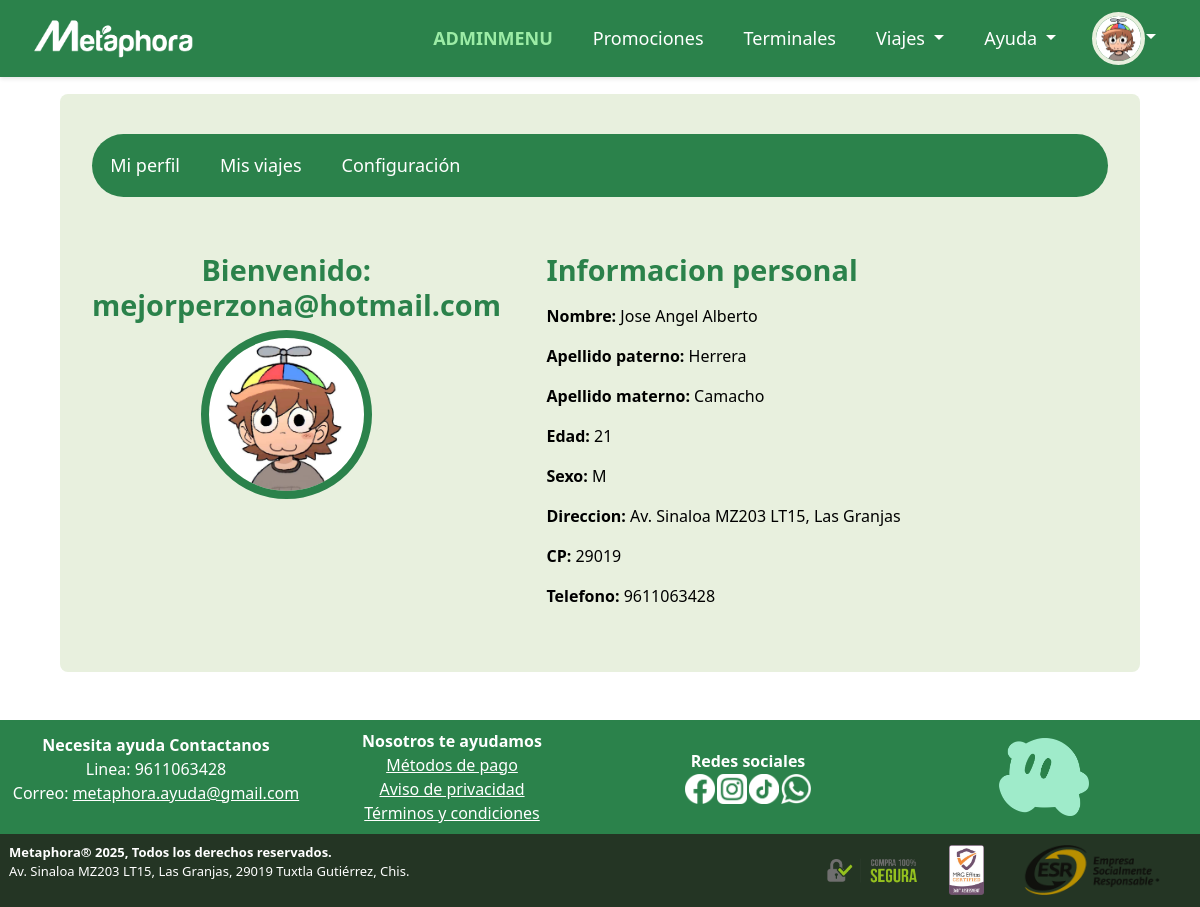
/index.php?p=MiPerfil (signed in), run on the app's committed database.
### tables this page shows
CREATE TABLE IF NOT EXISTS `usuarios` (
  `IdUsuario` int NOT NULL AUTO_INCREMENT,
  `Username` varchar(100) DEFAULT NULL,
  `Password` varchar(255) DEFAULT NULL,
  `FotoPerfil` varchar(255) DEFAULT NULL,
  `IdRol` int DEFAULT NULL,
  `IdEmpleado` int DEFAULT NULL,
  `Nombre` varchar(30) DEFAULT NULL,
  `Paterno` varchar(30) DEFAULT NULL,
  `Materno` varchar(30) DEFAULT NULL,
  `Edad` int DEFAULT NULL,
  `Sexo` char(1) DEFAULT NULL,
  `Pais` int DEFAULT NULL,
  `Estado` int DEFAULT NULL,
  `Municipio` int DEFAULT NULL,
  `Direccion` varchar(255) DEFAULT NULL,
  `CP` varchar(10) DEFAULT NULL,
  `Telefono` varchar(15) DEFAULT NULL,
  PRIMARY KEY (`IdUsuario`),
  UNIQUE KEY `Username` (`Username`),
  KEY `IdRol` (`IdRol`),
  KEY `IdEmpleado` (`IdEmpleado`),
  KEY `Pais` (`Pais`),
  KEY `Estado` (`Estado`),
  KEY `Municipio` (`Municipio`)
);

### controller/perfilescontroller.php (called while the page is built, shortened)
<?php
require_once("model/perfilesmodel.php");
class perfilescontroller{
    public static function MiPerfil()
    {
        $perfilesmodel=new Usuarios();
        $data = $perfilesmodel->mostrarUsuarios();
        require_once("view/Perfil/MiPerfil.php");
    }
}
?>

### model/perfilesmodel.php (called while the page is built, shortened)
<?php
class Usuarios{
    private $listaUsuario;
    public function __construct() {
        $this->listaUsuario = array();
    }
    public function mostrarUsuarios(){
        $Username = $_SESSION['Username'];
        $cnn=new Conexion();
        $consulta="SELECT * FROM usuarios WHERE Username = '$Username'";
        $resultado = $cnn->prepare($consulta);
        $resultado->execute();
        while ($row = $resultado->fetchAll(PDO::FETCH_ASSOC)) {
            $this->listaUsuario[]=$row;
        }
        return $this->listaUsuario;
    }
}
?>

### view/Perfil/MiPerfil.php (the view)
<?php require("view/layout/header.php"); ?>
<main>
<div class="table-responsive">
    <table class="table table-borderless custom-no-bg" width="100%">
	<tbody>
		<tr>
			<td colspan="2">
                <nav class="navbar navbar-expand">
                <div class="contenedor">
                    <div class="collapse navbar-collapse" id="navbarNav">
                    <ul class="navbar-nav">
                        <li class="nav-item">
                        <a class="nav-link" aria-current="page" href="index.php?p=MiPerfil">Mi perfil</a>
                        </li>
                        <li class="nav-item">
                        <a class="nav-link" href="index.php?p=MisViajes">Mis viajes</a>
                        </li>
                        <li class="nav-item">
                        <a class="nav-link" href="index.php?p=MiConfiguracion">Configuración</a>
                        </li>
                    </ul>
                    </div>
                </div>
                </nav>
            </td>
		</tr>
		<tr>
			<td style="width: 35%" valign="top">
                <?php
                    echo'<div class="perfiles">';
                    echo'<div class = "Titular">';
                    echo'<h2><b>Bienvenido:</b><br>'.$_SESSION['Username'].'</h2>';
                    echo'<center>';
                    echo'<img src="'.$_SESSION['FotoPerfil'].'" alt="Perfil" class="profile-img" style="width: 40%; border-radius: 50%; outline: 8px solid #2b824b;">';
                    echo'</center>';
                    echo'</div>';
                    echo'</div>';
                ?>
            </td>
			<td style="width: 65%" valign="top">
                <div class="Titular">
                <div class="perfiles2">
                    <h2 style="text-align: left;">Informacion personal</h2>
                </div>
                </div>
                <?php
                if (isset($data[0][0])) {
                    $usuario = $data[0][0];
                    echo '<div class="perfiles2">';
                    echo '<p><b>Nombre: </b>'.$usuario["Nombre"].'</p>';
                    echo '<p><b>Apellido paterno: </b>'.$usuario["Paterno"].'</p>';
                    echo '<p><b>Apellido materno: </b>'.$usuario["Materno"].'</p>';
                    echo '<p><b>Edad: </b>'.$usuario["Edad"].'</p>';
                    echo '<p><b>Sexo: </b>'.$usuario["Sexo"].'</p>';
                    echo '<p><b>Direccion: </b>'.$usuario["Direccion"].'</p>';
                    echo '<p><b>CP: </b>'.$usuario["CP"].'</p>';
                    echo '<p><b>Telefono: </b>'.$usuario["Telefono"].'</p>';
                    echo '</div>';
                } else {
                    echo '<p>No hay datos disponibles</p>';
                }
                ?>
            </td>
		</tr>
	</tbody>
</table>
</div>
</main>
<?php require("view/layout/footer.php"); ?>

### index.php (shortened to what this page needs)
<?php
require_once("controller/perfilescontroller.php");
if (isset($_GET['i'])):
    $metodo = $_GET['i'];
    if(method_exists('indexcontroller', $metodo) && !is_numeric($metodo)):
        indexcontroller::{$metodo}();
    else:
        header("Location: /");
        exit();
    endif;
elseif(isset($_GET['p'])):
    $metodo = $_GET['p'];
    if(method_exists('perfilescontroller', $metodo)):
        perfilescontroller::{$metodo}();
    else:
        indexcontroller::index();
    endif;
else:
    indexcontroller::index();
endif;
?>

### view/layout/header.php (shortened to what this page needs)
<!DOCTYPE html>
<html lang="es">
<head>
    <link rel="stylesheet" href="view/css/style.css">
    <link rel="stylesheet" href="view/css/EsModal.css">
    <link rel="stylesheet" href="view/css/viaje.css">
    <link rel="stylesheet" href="view/css/map.css">
    <link rel="stylesheet" href="view/css/asientos.css">
    <link rel="stylesheet" type="text/css" href="view/Boostrap/bootstrap.min.css">
    <link rel="stylesheet" href="https://unpkg.com/leaflet@1.9.4/dist/leaflet.css"/>
</head>
<body>
    <header>
    <nav class="navbar navbar-expand fixed-top">
        <div class="container-fluid">
            <a class="navbar-brand" href="index.php?i=index" >
                <img src="view/img/MlogoN.png" alt="Metaphora" class="navbar-logo">
            </a>
        <div class="collapse navbar-collapse justify-content-end" id="navbarScroll">
            <ul class="navbar-nav align-items-center" style="--bs-scroll-height: 100px;">
                <?php
                if(isset($_SESSION["IdRol"])) {
                    if($_SESSION["IdRol"] == 2) {
                        echo '<li class="nav-item">
                                <a class="nav-link" href="index.php?a=AdminMenu" style="color:rgb(156, 236, 166); font-weight: bold;">ADMINMENU</a>
                            </li>';
                    }
                }
                ?>
                <li class="nav-item">
                    <a class="nav-link" aria-current="page" href="index.php?i=Promociones">Promociones</a>
                </li>
                <li class="nav-item">
                    <a class="nav-link" href="index.php?i=Terminales">Terminales</a>
                </li>
                <li class="nav-item dropdown">
                    <a class="nav-link dropdown-toggle" href="#" role="button" data-bs-toggle="dropdown" aria-expanded="false">
                    Viajes
                    </a>
                </li>
                <li class="nav-item dropdown">
                    <a class="nav-link dropdown-toggle" href="#" role="button" data-bs-toggle="dropdown" aria-expanded="false">
                    Ayuda
                    </a>
                </li>
                <li class="nav-item dropdown">
                <?php
                    if(isset($_SESSION["IdUsuario"])){
                        if($_SESSION["IdUsuario"]==0){
                        echo '<button id="openLoginModalBtn" class="btn btn-light"><b>Iniciar&nbsp;sesión</b></button>';
                        }
                        else{
                                echo'<a class="nav-link dropdown-toggle" href="#" role="button" data-bs-toggle="dropdown" aria-expanded="false">';
                                echo'<img src="'.$_SESSION['FotoPerfil'].'" alt="Perfil" class="profile-img" style="width: 45px; height: 45px; border-radius: 50%; outline: 4px solid #E8F0DE; object-fit: cover;">';
                                echo'</a>';
                                echo'</li>';
                            }
                        }
                        else{
                        echo '<button id="openLoginModalBtn" class="btn btn-light"><b>Iniciar&nbsp;sesión</b></button>';
                        }
                ?>
            </ul>
        </div>
        </div>
    </nav>
    </header>

### view/layout/footer.php
<footer>
    <table width="100%">
        <tbody>
            <tr>
                <td style="width: 25%;">
                    <b>Necesita ayuda Contactanos</b>
                    <p>Linea: 9611063428 <br>Correo: <a href="mailto:metaphora.ayuda@gmail.com">metaphora.ayuda@gmail.com</a></p>
                </td>
                <td style="width: 25%;">
                    <b>Nosotros te ayudamos</b><br>
                    <a href="index.php?i=MetodosDePago">Métodos de pago</a><br>
                    <a href="index.php?i=AvisoPrivacidad">Aviso de privacidad</a><br>
                    <a href="index.php?i=TerminosYCondiciones">Términos y condiciones</a><br>
                </td>
                <td style="width: 25%;">
                    <b>Redes sociales</b>
                    <table align="center">
                        <tr>
                            <td>
                                <a href="#"><img src="view/img/facebook.png" width="30" height="30" alt="Facebook"></a>
                            </td>
                            <td>
                                <a href="#"><img src="view/img/instagram.png" width="30" height="30" alt="Instagram"></a>
                            </td>
                            <td>
                                <a href="#"><img src="view/img/Tiktok.png" width="30" height="30" alt="Tiktok"></a>
                            </td>
                            <td>
                                <a href="https://wa.me/5219611063428"><img src="view/img/Whatsapp.png" width="30" height="30" alt="whatsApp"></a>
                            </td>
                        </tr>
                    </table>
                </td>
                <td style="width: 25%;">
                    <img src="view/img/Mascota.png" width="90" height="10%">
                </td>
            </tr>
        </tbody>
    </table>
</footer>
<footer class="Derechos">
    <table width="100%">
        <tr>
            <td align="left" colspan="2" style="width: 66%;">
                <b>Metaphora® 2025, Todos los derechos reservados.</b>
                <p>Av. Sinaloa MZ203 LT15, Las Granjas, 29019 Tuxtla Gutiérrez, Chis.</p>
            </td>
            <td style="width: 33%;">
                <table width="100%">
                    <tr>
                        <td>
                            <a href="#"><img src="view/img/CSlogo.png" width="100" height="45" alt="Facebook"></a>
                        </td>
                        <td>
                            <a href="#"><img src="view/img/certifica.png" width="35" height="50" alt="Instagram"></a>
                        </td>
                        <td>
                            <a href="#"><img src="view/img/ESR.png" width="140" height="50" alt="Tiktok"></a>
                        </td>
                    </tr>
            </table>
            </td>
        </tr>
    </table>
</footer>
</body>
</html>

### view/css/style.css (style rules this page uses)
body { background-color: rgb(255, 255, 255) !important; display: flex; flex-direction: column; min-height: 100dvh; }
header { background-color: #2b824b; justify-content: center; }
.navbar a { color: white; text-decoration: none; padding: 0.5rem 1rem; border-radius: 1px; font-weight: 500; font-size: large; }
.navbar-nav .nav-item { margin-right: 1.5rem; }
.navbar-nav .nav-item:last-child { margin-right: 0; }
.navbar-logo { height: 40px; width: auto; }
body { padding-top: 70px; }
.navbar.fixed-top { background-color: #2b824b; box-shadow: 0 2px 4px rgba(0,0,0,0.1); }
main { margin-top: 2%; margin-bottom: 4%; margin-left: 5%; margin-right: 5%; background-color: #e8f0de; border-radius: 8px; padding: 1.5rem; }
.Derechos { font-size: small; align-content: center; justify-content: center; background-color: #243524!important; margin-top: 0; }
footer { background-color: #2b824b; align-items: center; text-align: center; justify-items: center; color: white; padding: 0.5rem; margin-top: auto; }
footer a { color: white; margin-top: auto; }
.Titular h2 { color: #2b824b; font-weight: bold; font-size: 1.8rem; padding-bottom: 0.5rem; margin-top: 2rem; text-align: center; justify-content: center; align-items: center; }
.contenedor { padding-top: 1%; padding-bottom: 1%; padding-left: 1%; padding-right: 1%; width: 100%; background-color: #2b824b; border-radius: 50px; }
.perfiles { margin-right: 5%; }
.perfiles2 { margin-left: 5%; }
.table.custom-no-bg, .table.custom-no-bg thead, .table.custom-no-bg tbody, .table.custom-no-bg tr, .table.custom-no-bg th, .table.custom-no-bg td { background-color: transparent !important; }

### data on the page
usuarios: Nombre "Jose Angel Alberto", Paterno "Herrera", Materno "Camacho", Edad "21", Sexo "M", Direccion "Av. Sinaloa MZ203 LT15, Las Granjas", CP "29019", Telefono "9611063428"

### other printed values
$_SESSION['Username'] "mejorperzona@hotmail.com"
